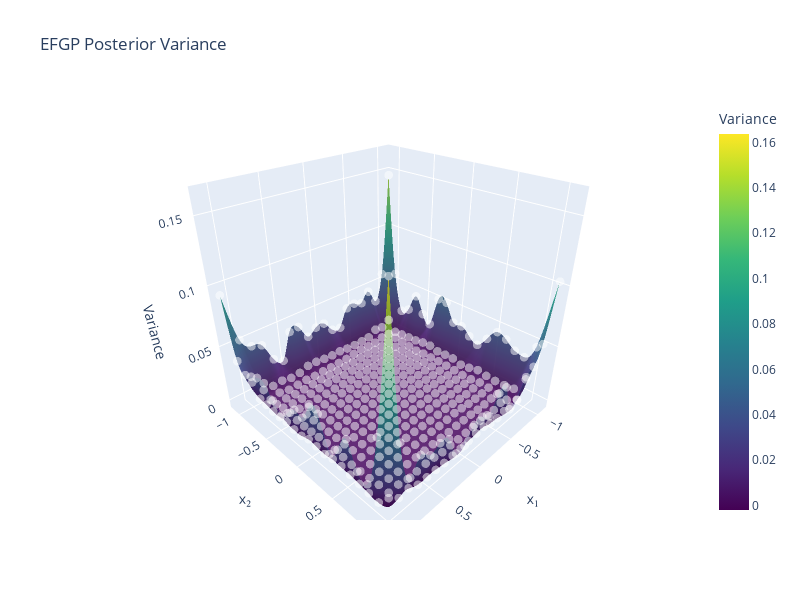

Write notebook code for a chart like this one.
### Code cell
# Use x_new directly for visualization
x_grid = x_new

# Compute posterior mean and variance on the grid
mean_grid, var_grid = model.predict(x_grid, return_variance=True, variance_method="stochastic", hutchinson_probes=100)

# Extract x and y coordinates for plotting
x_coords = x_grid[:, 0].numpy()
y_coords = x_grid[:, 1].numpy()

# Create a grid for interpolation
n_grid = 100  # Number of points in each dimension
xi = np.linspace(min(x_coords), max(x_coords), n_grid)
yi = np.linspace(min(y_coords), max(y_coords), n_grid)
xi_grid, yi_grid = np.meshgrid(xi, yi)

# Interpolate the variance values onto the regular grid
zi_grid = griddata((x_coords, y_coords), var_grid.numpy(), (xi_grid, yi_grid), method='cubic')

# Create a filled contour plot of the variance
plt.figure(figsize=(10, 8))
contour = plt.contourf(xi_grid, yi_grid, zi_grid, levels=50, cmap='viridis', alpha=0.8)
plt.colorbar(contour, label='Posterior Variance')

# Optionally overlay the original points
plt.scatter(x_coords, y_coords, c='white', s=10, alpha=0.3, edgecolors='k', linewidths=0.2)

plt.xlabel('x₁', fontsize=14)
plt.ylabel('x₂', fontsize=14)
plt.title('EFGP Posterior Variance', fontsize=16)
plt.grid(True, linestyle='--', alpha=0.3)
plt.tight_layout()
plt.show()

# Alternative: Create an interactive 3D surface plot with Plotly
import plotly.graph_objects as go
import numpy as np

# Create a 3D surface plot
fig = go.Figure(data=[
    go.Surface(
        x=xi_grid,
        y=yi_grid,
        z=zi_grid,
        colorscale='Viridis',
        opacity=0.9,
        colorbar=dict(title='Variance')
    )
])

# Optionally add the original points as scatter
fig.add_trace(go.Scatter3d(
    x=x_coords,
    y=y_coords,
    z=var_grid.numpy(),
    mode='markers',
    marker=dict(
        size=3,
        color='white',
        opacity=0.5
    ),
    showlegend=False
))

fig.update_layout(
    title='EFGP Posterior Variance',
    scene=dict(
        xaxis_title='x₁',
        yaxis_title='x₂',
        zaxis_title='Variance',
        camera=dict(eye=dict(x=1.25, y=1.25, z=1))
    ),
    width=800,
    height=600
)

fig.show()

### Figure 1 — Plotly figure (JSON) as saved in the notebook; plotly's stock layout.template omitted (floating-point values rounded to 4 significant figures; data arrays with more than 128 entries replaced by an {"elided": "..."} marker saying what was removed)
{"data": [{"colorbar": {"title": {"text": "Variance"}}, "colorscale": [[0, "#440154"], [0.1111, "#482878"], [0.2222, "#3e4989"], [0.3333, "#31688e"], [0.4444, "#26828e"], [0.5556, "#1f9e89"], [0.6667, "#35b779"], [0.7778, "#6ece58"], [0.8889, "#b5de2b"], [1, "#fde725"]], "opacity": 0.9, "type": "surface", "x": {"elided": "100x100 float values"}, "y": {"elided": "100x100 float values"}, "z": {"elided": "100x100 float values"}}, {"marker": {"color": "white", "opacity": 0.5, "size": 3}, "mode": "markers", "showlegend": false, "type": "scatter3d", "x": {"elided": "400 float values"}, "y": {"elided": "400 float values"}, "z": {"elided": "400 float values"}}], "layout": {"height": 600, "scene": {"camera": {"eye": {"x": 1.25, "y": 1.25, "z": 1}}, "xaxis": {"title": {"text": "x₁"}}, "yaxis": {"title": {"text": "x₂"}}, "zaxis": {"title": {"text": "Variance"}}}, "title": {"text": "EFGP Posterior Variance"}, "width": 800}}
